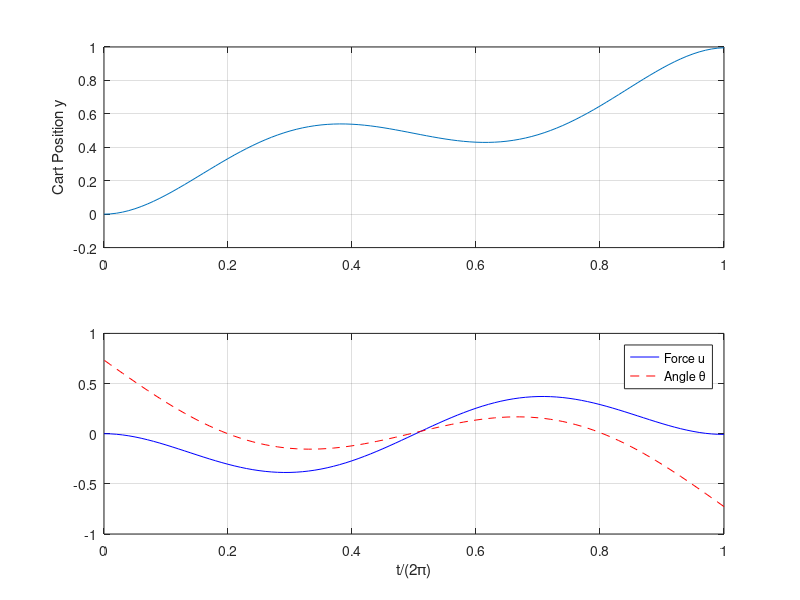
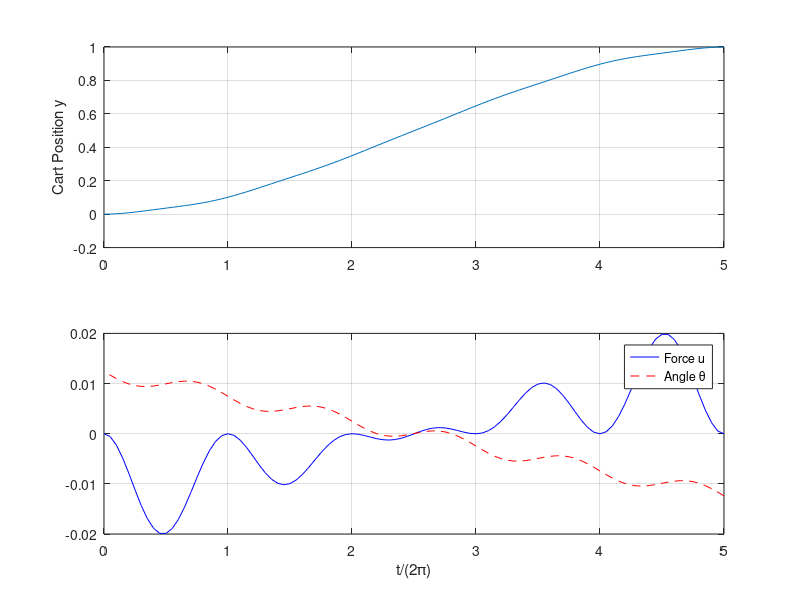

Write MATLAB code to recreate these figures, in order.
% Script p5_2_09c.m; cart with a pendulum; MISC ANALYTICAL SOLUTION;
% x=[th q v y]'; A=[A1,...,A8]'; first 4 eqns. are initial b.c.'s; 
% second 4 eqns. are final b.c.'s;	                    7/97, 3/31/02
%
tf1=pi*[2 10]; ep=.5; x0=[0 0 0 0]'; xf=[0 0 0 1]'; sth=10^2; sq=sth;
sv=sq; sy=sv; 
for j=1:2, T=tf1(j); co=cos(T); si=sin(T); 
  M=[-T*si/2 T*co/2 -T -1 co si 0 0; -(si+T*co)/2 (co-T*si)/2 -1  0 ...
  -si co 0 0; si-ep*(si-T*co)/2  -co+ep*(co+T*si)/2 (1-ep)*T^2/2 ...
  (1-ep)*T  ep*si  -ep*co 1 0; -co+ep*(co+T*si/2) -si+ep*(si-T*co/2) ...
  (1-ep)*T^3/6 (1-ep)*T^2/2 -ep*co -ep*si T 1; 0  1/sth ...
  ep/(sth*(1-ep)) -1 1 0 0 0; 1/sq 1/2 -1  -ep/(sq*(1-ep)) 0 1 0 0; ...
  0 -1+ep/2 0 -1/(sv*(1-ep)) 0 -ep 1 0; -1+ep 0 1/(sy*(1-ep)) 0 -ep ...
  0  0 1]; A=M\[x0; xf];
  for i=1:101, t=T*(i-1)/100; co=cos(t); si=sin(t);
    u(i)=[co si t 1 0 0 0 0]*A; th(i)=[-t*si/2 t*co/2 -t -1 co si 0 ...
    0]*A; y(i)=[-co+ep*(co+t*si/2) -si+ep*(si-t*co/2) (1-ep)*t^3/6 ...
    (1-ep)*t^2/2  -ep*co -ep*si t 1]*A; t1(i)=(T-t)/(2*pi);
  end 
  %
  figure(j); clf; subplot(211), plot(t1,y); grid; 
  ylabel('Cart Position y'); subplot(212), plot(t1,th,'b',t1,u,'r--');
  grid; xlabel('t/(2\pi)'); legend('Force u','Angle \theta');
end 

	
